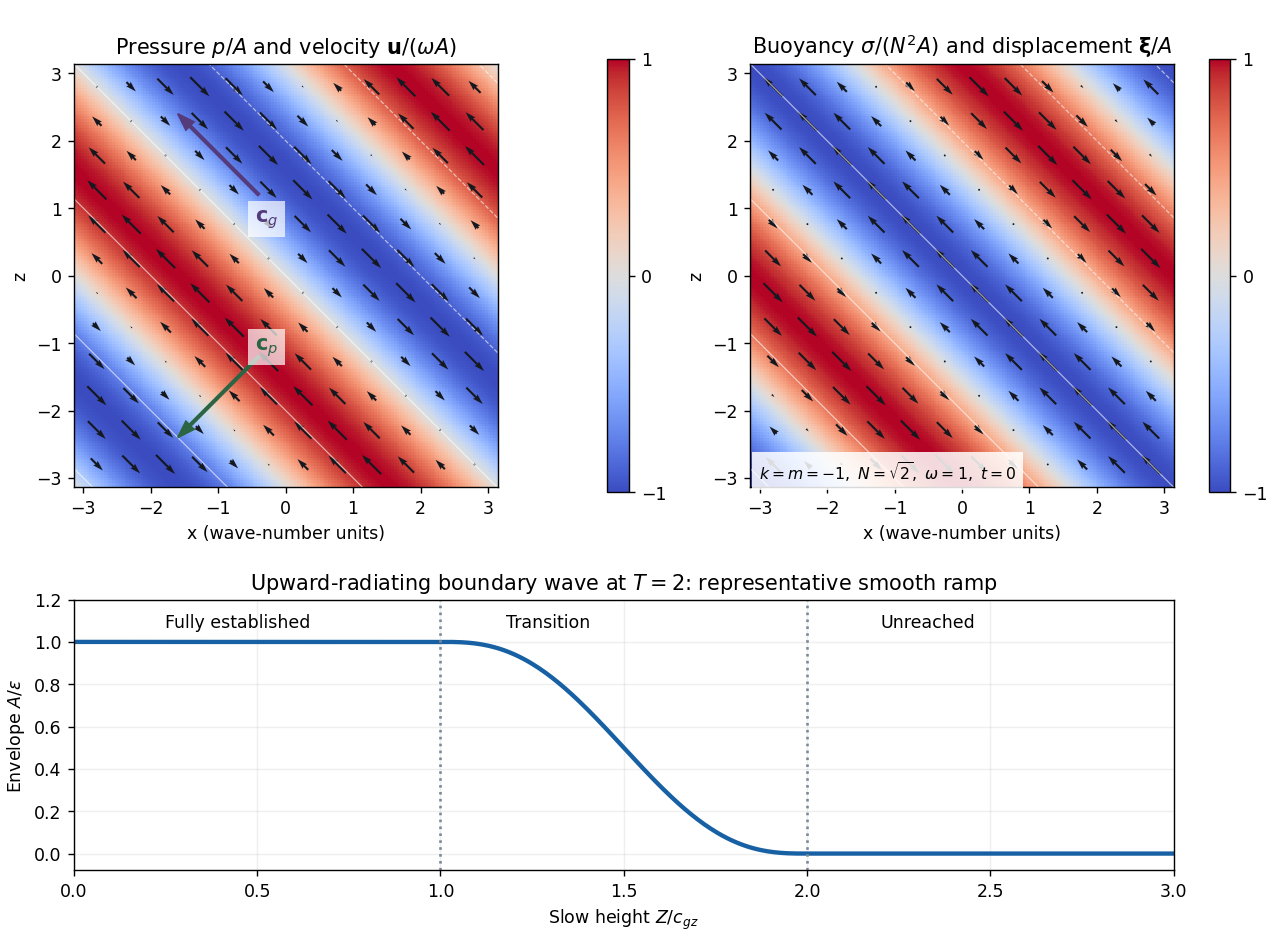

Source code (Python):
"""Internal-wave fields and envelope. Output PNG basename to caller CWD.

Tested with Python 3.14.4, NumPy 2.3.5 and Matplotlib 3.10.7.
"""
import os
import tempfile

if "MPLCONFIGDIR" not in os.environ:
    os.environ["MPLCONFIGDIR"] = tempfile.mkdtemp(prefix="paper-72-mpl-")

import matplotlib
matplotlib.use("Agg")
import matplotlib.pyplot as plt
import numpy as np

fig = plt.figure(figsize=(10.2, 7.5), layout="constrained")
grid = fig.add_gridspec(2, 2, height_ratios=(1.4, 0.7))
axes = [fig.add_subplot(grid[0, 0]), fig.add_subplot(grid[0, 1])]
v = np.linspace(-np.pi, np.pi, 150)
X, Z = np.meshgrid(v, v)
theta = -X - Z
q = np.linspace(-2.8, 2.8, 12)
QX, QZ = np.meshgrid(q, q)
qt = -QX - QZ
for ax, field, arrows, title in [
    (axes[0], np.sin(theta), np.sin(qt), r"Pressure $p/A$ and velocity $\mathbf{u}/(\omega A)$"),
    (axes[1], -np.cos(theta), np.cos(qt), r"Buoyancy $\sigma/(N^2A)$ and displacement $\mathbf{\xi}/A$"),
]:
    mesh = ax.pcolormesh(X, Z, field, cmap="coolwarm", vmin=-1, vmax=1, shading="auto", rasterized=True)
    ax.contour(X, Z, theta, levels=np.arange(-6, 7, 2), colors="white", alpha=0.6, linewidths=0.7)
    ax.quiver(QX, QZ, -arrows, arrows, color="#15191f", pivot="mid", scale=22, width=0.005)
    ax.set(xlabel="x (wave-number units)", ylabel="z", title=title, aspect="equal", xlim=(-np.pi, np.pi), ylim=(-np.pi, np.pi))
    fig.colorbar(mesh, ax=ax, shrink=0.8, ticks=(-1, 0, 1))
axes[0].arrow(-0.4, -1.2, -1.2, -1.2, color="#2b6544", width=0.035, head_width=0.17, length_includes_head=True, zorder=8)
axes[0].text(-0.45, -1.1, r"$\mathbf{c}_p$", color="#2b6544", fontsize=12, bbox={"facecolor":"white", "alpha":0.7, "edgecolor":"none"}, zorder=9)
axes[0].arrow(-0.4, 1.2, -1.2, 1.2, color="#533b7c", width=0.035, head_width=0.17, length_includes_head=True, zorder=8)
axes[0].text(-0.45, 0.8, r"$\mathbf{c}_g$", color="#533b7c", fontsize=12, bbox={"facecolor":"white", "alpha":0.7, "edgecolor":"none"}, zorder=9)
axes[1].text(0.02, 0.02, r"$k=m=-1,\ N=\sqrt{2},\ \omega=1,\ t=0$", transform=axes[1].transAxes, fontsize=9, bbox={"facecolor":"white", "alpha":0.85, "edgecolor":"none"})
ax = fig.add_subplot(grid[1, :])
s = np.linspace(0, 3, 500)
retarded = np.clip(2-s, 0, 1)
amp = 6*retarded**5-15*retarded**4+10*retarded**3
ax.plot(s, amp, color="#1760a3", lw=2.5)
ax.axvline(1, color="#7c8796", ls=":")
ax.axvline(2, color="#7c8796", ls=":")
ax.set(xlabel=r"Slow height $Z/c_{gz}$", ylabel=r"Envelope $A/\epsilon$", title=r"Upward-radiating boundary wave at $T=2$: representative smooth ramp", xlim=(0, 3), ylim=(-0.08, 1.2))
ax.text(0.25, 1.07, "Fully established")
ax.text(1.18, 1.07, "Transition")
ax.text(2.2, 1.07, "Unreached")
ax.grid(alpha=0.2)
fig.savefig("paper-72-wave.png", dpi=125, facecolor="white", transparent=False)
plt.close(fig)
